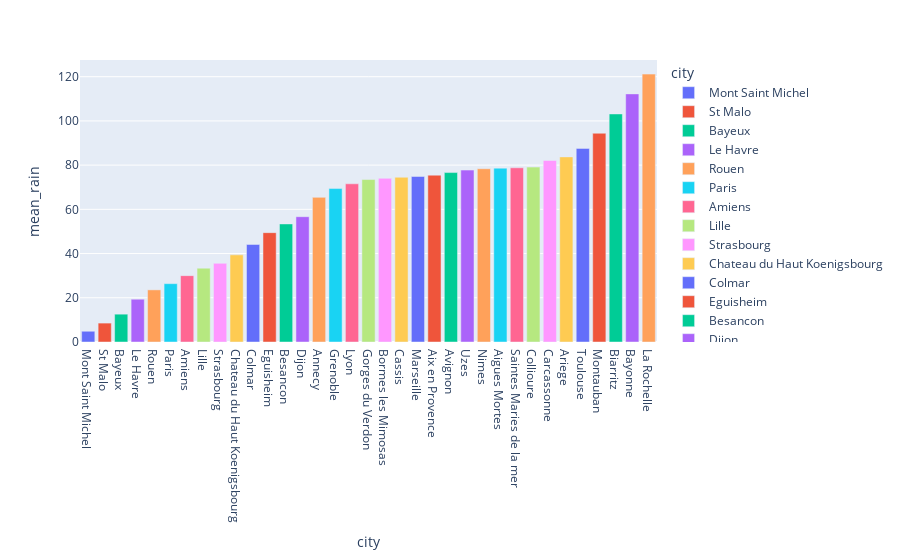

The notebook cell saved with this chart:
### Code cell
#Classement des villes selon la moyenne de précipitation des 8 jours qui arrivent:
fig2=px.bar(data_frame=df, x='city',y='mean_rain',color='city')
fig2.show()

### Figure 1 — Plotly figure (JSON) as saved in the notebook; plotly's stock layout.template omitted (floating-point values rounded to 4 significant figures)
{"data": [{"alignmentgroup": "True", "hovertemplate": "city=%{x}<br>mean_rain=%{y}<extra></extra>", "legendgroup": "Mont Saint Michel", "marker": {"color": "#636efa"}, "name": "Mont Saint Michel", "offsetgroup": "Mont Saint Michel", "orientation": "v", "showlegend": true, "textposition": "auto", "type": "bar", "x": ["Mont Saint Michel"], "xaxis": "x", "y": [4.863], "yaxis": "y"}, {"alignmentgroup": "True", "hovertemplate": "city=%{x}<br>mean_rain=%{y}<extra></extra>", "legendgroup": "St Malo", "marker": {"color": "#EF553B"}, "name": "St Malo", "offsetgroup": "St Malo", "orientation": "v", "showlegend": true, "textposition": "auto", "type": "bar", "x": ["St Malo"], "xaxis": "x", "y": [8.553], "yaxis": "y"}, {"alignmentgroup": "True", "hovertemplate": "city=%{x}<br>mean_rain=%{y}<extra></extra>", "legendgroup": "Bayeux", "marker": {"color": "#00cc96"}, "name": "Bayeux", "offsetgroup": "Bayeux", "orientation": "v", "showlegend": true, "textposition": "auto", "type": "bar", "x": ["Bayeux"], "xaxis": "x", "y": [12.59], "yaxis": "y"}, {"alignmentgroup": "True", "hovertemplate": "city=%{x}<br>mean_rain=%{y}<extra></extra>", "legendgroup": "Le Havre", "marker": {"color": "#ab63fa"}, "name": "Le Havre", "offsetgroup": "Le Havre", "orientation": "v", "showlegend": true, "textposition": "auto", "type": "bar", "x": ["Le Havre"], "xaxis": "x", "y": [19.35], "yaxis": "y"}, {"alignmentgroup": "True", "hovertemplate": "city=%{x}<br>mean_rain=%{y}<extra></extra>", "legendgroup": "Rouen", "marker": {"color": "#FFA15A"}, "name": "Rouen", "offsetgroup": "Rouen", "orientation": "v", "showlegend": true, "textposition": "auto", "type": "bar", "x": ["Rouen"], "xaxis": "x", "y": [23.58], "yaxis": "y"}, {"alignmentgroup": "True", "hovertemplate": "city=%{x}<br>mean_rain=%{y}<extra></extra>", "legendgroup": "Paris", "marker": {"color": "#19d3f3"}, "name": "Paris", "offsetgroup": "Paris", "orientation": "v", "showlegend": true, "textposition": "auto", "type": "bar", "x": ["Paris"], "xaxis": "x", "y": [26.39], "yaxis": "y"}, {"alignmentgroup": "True", "hovertemplate": "city=%{x}<br>mean_rain=%{y}<extra></extra>", "legendgroup": "Amiens", "marker": {"color": "#FF6692"}, "name": "Amiens", "offsetgroup": "Amiens", "orientation": "v", "showlegend": true, "textposition": "auto", "type": "bar", "x": ["Amiens"], "xaxis": "x", "y": [30.02], "yaxis": "y"}, {"alignmentgroup": "True", "hovertemplate": "city=%{x}<br>mean_rain=%{y}<extra></extra>", "legendgroup": "Lille", "marker": {"color": "#B6E880"}, "name": "Lille", "offsetgroup": "Lille", "orientation": "v", "showlegend": true, "textposition": "auto", "type": "bar", "x": ["Lille"], "xaxis": "x", "y": [33.4], "yaxis": "y"}, {"alignmentgroup": "True", "hovertemplate": "city=%{x}<br>mean_rain=%{y}<extra></extra>", "legendgroup": "Strasbourg", "marker": {"color": "#FF97FF"}, "name": "Strasbourg", "offsetgroup": "Strasbourg", "orientation": "v", "showlegend": true, "textposition": "auto", "type": "bar", "x": ["Strasbourg"], "xaxis": "x", "y": [35.59], "yaxis": "y"}, {"alignmentgroup": "True", "hovertemplate": "city=%{x}<br>mean_rain=%{y}<extra></extra>", "legendgroup": "Chateau du Haut Koenigsbourg", "marker": {"color": "#FECB52"}, "name": "Chateau du Haut Koenigsbourg", "offsetgroup": "Chateau du Haut Koenigsbourg", "orientation": "v", "showlegend": true, "textposition": "auto", "type": "bar", "x": ["Chateau du Haut Koenigsbourg"], "xaxis": "x", "y": [39.41], "yaxis": "y"}, {"alignmentgroup": "True", "hovertemplate": "city=%{x}<br>mean_rain=%{y}<extra></extra>", "legendgroup": "Colmar", "marker": {"color": "#636efa"}, "name": "Colmar", "offsetgroup": "Colmar", "orientation": "v", "showlegend": true, "textposition": "auto", "type": "bar", "x": ["Colmar"], "xaxis": "x", "y": [44.12], "yaxis": "y"}, {"alignmentgroup": "True", "hovertemplate": "city=%{x}<br>mean_rain=%{y}<extra></extra>", "legendgroup": "Eguisheim", "marker": {"color": "#EF553B"}, "name": "Eguisheim", "offsetgroup": "Eguisheim", "orientation": "v", "showlegend": true, "textposition": "auto", "type": "bar", "x": ["Eguisheim"], "xaxis": "x", "y": [49.46], "yaxis": "y"}, {"alignmentgroup": "True", "hovertemplate": "city=%{x}<br>mean_rain=%{y}<extra></extra>", "legendgroup": "Besancon", "marker": {"color": "#00cc96"}, "name": "Besancon", "offsetgroup": "Besancon", "orientation": "v", "showlegend": true, "textposition": "auto", "type": "bar", "x": ["Besancon"], "xaxis": "x", "y": [53.4], "yaxis": "y"}, {"alignmentgroup": "True", "hovertemplate": "city=%{x}<br>mean_rain=%{y}<extra></extra>", "legendgroup": "Dijon", "marker": {"color": "#ab63fa"}, "name": "Dijon", "offsetgroup": "Dijon", "orientation": "v", "showlegend": true, "textposition": "auto", "type": "bar", "x": ["Dijon"], "xaxis": "x", "y": [56.68], "yaxis": "y"}, {"alignmentgroup": "True", "hovertemplate": "city=%{x}<br>mean_rain=%{y}<extra></extra>", "legendgroup": "Annecy", "marker": {"color": "#FFA15A"}, "name": "Annecy", "offsetgroup": "Annecy", "orientation": "v", "showlegend": true, "textposition": "auto", "type": "bar", "x": ["Annecy"], "xaxis": "x", "y": [65.42], "yaxis": "y"}, {"alignmentgroup": "True", "hovertemplate": "city=%{x}<br>mean_rain=%{y}<extra></extra>", "legendgroup": "Grenoble", "marker": {"color": "#19d3f3"}, "name": "Grenoble", "offsetgroup": "Grenoble", "orientation": "v", "showlegend": true, "textposition": "auto", "type": "bar", "x": ["Grenoble"], "xaxis": "x", "y": [69.4], "yaxis": "y"}, {"alignmentgroup": "True", "hovertemplate": "city=%{x}<br>mean_rain=%{y}<extra></extra>", "legendgroup": "Lyon", "marker": {"color": "#FF6692"}, "name": "Lyon", "offsetgroup": "Lyon", "orientation": "v", "showlegend": true, "textposition": "auto", "type": "bar", "x": ["Lyon"], "xaxis": "x", "y": [71.55], "yaxis": "y"}, {"alignmentgroup": "True", "hovertemplate": "city=%{x}<br>mean_rain=%{y}<extra></extra>", "legendgroup": "Gorges du Verdon", "marker": {"color": "#B6E880"}, "name": "Gorges du Verdon", "offsetgroup": "Gorges du Verdon", "orientation": "v", "showlegend": true, "textposition": "auto", "type": "bar", "x": ["Gorges du Verdon"], "xaxis": "x", "y": [73.48], "yaxis": "y"}, {"alignmentgroup": "True", "hovertemplate": "city=%{x}<br>mean_rain=%{y}<extra></extra>", "legendgroup": "Bormes les Mimosas", "marker": {"color": "#FF97FF"}, "name": "Bormes les Mimosas", "offsetgroup": "Bormes les Mimosas", "orientation": "v", "showlegend": true, "textposition": "auto", "type": "bar", "x": ["Bormes les Mimosas"], "xaxis": "x", "y": [74.03], "yaxis": "y"}, {"alignmentgroup": "True", "hovertemplate": "city=%{x}<br>mean_rain=%{y}<extra></extra>", "legendgroup": "Cassis", "marker": {"color": "#FECB52"}, "name": "Cassis", "offsetgroup": "Cassis", "orientation": "v", "showlegend": true, "textposition": "auto", "type": "bar", "x": ["Cassis"], "xaxis": "x", "y": [74.5], "yaxis": "y"}, {"alignmentgroup": "True", "hovertemplate": "city=%{x}<br>mean_rain=%{y}<extra></extra>", "legendgroup": "Marseille", "marker": {"color": "#636efa"}, "name": "Marseille", "offsetgroup": "Marseille", "orientation": "v", "showlegend": true, "textposition": "auto", "type": "bar", "x": ["Marseille"], "xaxis": "x", "y": [74.87], "yaxis": "y"}, {"alignmentgroup": "True", "hovertemplate": "city=%{x}<br>mean_rain=%{y}<extra></extra>", "legendgroup": "Aix en Provence", "marker": {"color": "#EF553B"}, "name": "Aix en Provence", "offsetgroup": "Aix en Provence", "orientation": "v", "showlegend": true, "textposition": "auto", "type": "bar", "x": ["Aix en Provence"], "xaxis": "x", "y": [75.46], "yaxis": "y"}, {"alignmentgroup": "True", "hovertemplate": "city=%{x}<br>mean_rain=%{y}<extra></extra>", "legendgroup": "Avignon", "marker": {"color": "#00cc96"}, "name": "Avignon", "offsetgroup": "Avignon", "orientation": "v", "showlegend": true, "textposition": "auto", "type": "bar", "x": ["Avignon"], "xaxis": "x", "y": [76.63], "yaxis": "y"}, {"alignmentgroup": "True", "hovertemplate": "city=%{x}<br>mean_rain=%{y}<extra></extra>", "legendgroup": "Uzes", "marker": {"color": "#ab63fa"}, "name": "Uzes", "offsetgroup": "Uzes", "orientation": "v", "showlegend": true, "textposition": "auto", "type": "bar", "x": ["Uzes"], "xaxis": "x", "y": [77.76], "yaxis": "y"}, {"alignmentgroup": "True", "hovertemplate": "city=%{x}<br>mean_rain=%{y}<extra></extra>", "legendgroup": "Nimes", "marker": {"color": "#FFA15A"}, "name": "Nimes", "offsetgroup": "Nimes", "orientation": "v", "showlegend": true, "textposition": "auto", "type": "bar", "x": ["Nimes"], "xaxis": "x", "y": [78.37], "yaxis": "y"}, {"alignmentgroup": "True", "hovertemplate": "city=%{x}<br>mean_rain=%{y}<extra></extra>", "legendgroup": "Aigues Mortes", "marker": {"color": "#19d3f3"}, "name": "Aigues Mortes", "offsetgroup": "Aigues Mortes", "orientation": "v", "showlegend": true, "textposition": "auto", "type": "bar", "x": ["Aigues Mortes"], "xaxis": "x", "y": [78.64], "yaxis": "y"}, {"alignmentgroup": "True", "hovertemplate": "city=%{x}<br>mean_rain=%{y}<extra></extra>", "legendgroup": "Saintes Maries de la mer", "marker": {"color": "#FF6692"}, "name": "Saintes Maries de la mer", "offsetgroup": "Saintes Maries de la mer", "orientation": "v", "showlegend": true, "textposition": "auto", "type": "bar", "x": ["Saintes Maries de la mer"], "xaxis": "x", "y": [78.79], "yaxis": "y"}, {"alignmentgroup": "True", "hovertemplate": "city=%{x}<br>mean_rain=%{y}<extra></extra>", "legendgroup": "Collioure", "marker": {"color": "#B6E880"}, "name": "Collioure", "offsetgroup": "Collioure", "orientation": "v", "showlegend": true, "textposition": "auto", "type": "bar", "x": ["Collioure"], "xaxis": "x", "y": [79.11], "yaxis": "y"}, {"alignmentgroup": "True", "hovertemplate": "city=%{x}<br>mean_rain=%{y}<extra></extra>", "legendgroup": "Carcassonne", "marker": {"color": "#FF97FF"}, "name": "Carcassonne", "offsetgroup": "Carcassonne", "orientation": "v", "showlegend": true, "textposition": "auto", "type": "bar", "x": ["Carcassonne"], "xaxis": "x", "y": [82.1], "yaxis": "y"}, {"alignmentgroup": "True", "hovertemplate": "city=%{x}<br>mean_rain=%{y}<extra></extra>", "legendgroup": "Ariege", "marker": {"color": "#FECB52"}, "name": "Ariege", "offsetgroup": "Ariege", "orientation": "v", "showlegend": true, "textposition": "auto", "type": "bar", "x": ["Ariege"], "xaxis": "x", "y": [83.73], "yaxis": "y"}, {"alignmentgroup": "True", "hovertemplate": "city=%{x}<br>mean_rain=%{y}<extra></extra>", "legendgroup": "Toulouse", "marker": {"color": "#636efa"}, "name": "Toulouse", "offsetgroup": "Toulouse", "orientation": "v", "showlegend": true, "textposition": "auto", "type": "bar", "x": ["Toulouse"], "xaxis": "x", "y": [87.57], "yaxis": "y"}, {"alignmentgroup": "True", "hovertemplate": "city=%{x}<br>mean_rain=%{y}<extra></extra>", "legendgroup": "Montauban", "marker": {"color": "#EF553B"}, "name": "Montauban", "offsetgroup": "Montauban", "orientation": "v", "showlegend": true, "textposition": "auto", "type": "bar", "x": ["Montauban"], "xaxis": "x", "y": [94.42], "yaxis": "y"}, {"alignmentgroup": "True", "hovertemplate": "city=%{x}<br>mean_rain=%{y}<extra></extra>", "legendgroup": "Biarritz", "marker": {"color": "#00cc96"}, "name": "Biarritz", "offsetgroup": "Biarritz", "orientation": "v", "showlegend": true, "textposition": "auto", "type": "bar", "x": ["Biarritz"], "xaxis": "x", "y": [103.1], "yaxis": "y"}, {"alignmentgroup": "True", "hovertemplate": "city=%{x}<br>mean_rain=%{y}<extra></extra>", "legendgroup": "Bayonne", "marker": {"color": "#ab63fa"}, "name": "Bayonne", "offsetgroup": "Bayonne", "orientation": "v", "showlegend": true, "textposition": "auto", "type": "bar", "x": ["Bayonne"], "xaxis": "x", "y": [112.2], "yaxis": "y"}, {"alignmentgroup": "True", "hovertemplate": "city=%{x}<br>mean_rain=%{y}<extra></extra>", "legendgroup": "La Rochelle", "marker": {"color": "#FFA15A"}, "name": "La Rochelle", "offsetgroup": "La Rochelle", "orientation": "v", "showlegend": true, "textposition": "auto", "type": "bar", "x": ["La Rochelle"], "xaxis": "x", "y": [121.2], "yaxis": "y"}], "layout": {"barmode": "relative", "legend": {"title": {"text": "city"}, "tracegroupgap": 0}, "margin": {"t": 60}, "xaxis": {"anchor": "y", "categoryarray": ["Mont Saint Michel", "St Malo", "Bayeux", "Le Havre", "Rouen", "Paris", "Amiens", "Lille", "Strasbourg", "Chateau du Haut Koenigsbourg", "Colmar", "Eguisheim", "Besancon", "Dijon", "Annecy", "Grenoble", "Lyon", "Gorges du Verdon", "Bormes les Mimosas", "Cassis", "Marseille", "Aix en Provence", "Avignon", "Uzes", "Nimes", "Aigues Mortes", "Saintes Maries de la mer", "Collioure", "Carcassonne", "Ariege", "Toulouse", "Montauban", "Biarritz", "Bayonne", "La Rochelle"], "categoryorder": "array", "domain": [0, 1], "title": {"text": "city"}}, "yaxis": {"anchor": "x", "domain": [0, 1], "title": {"text": "mean_rain"}}}}
